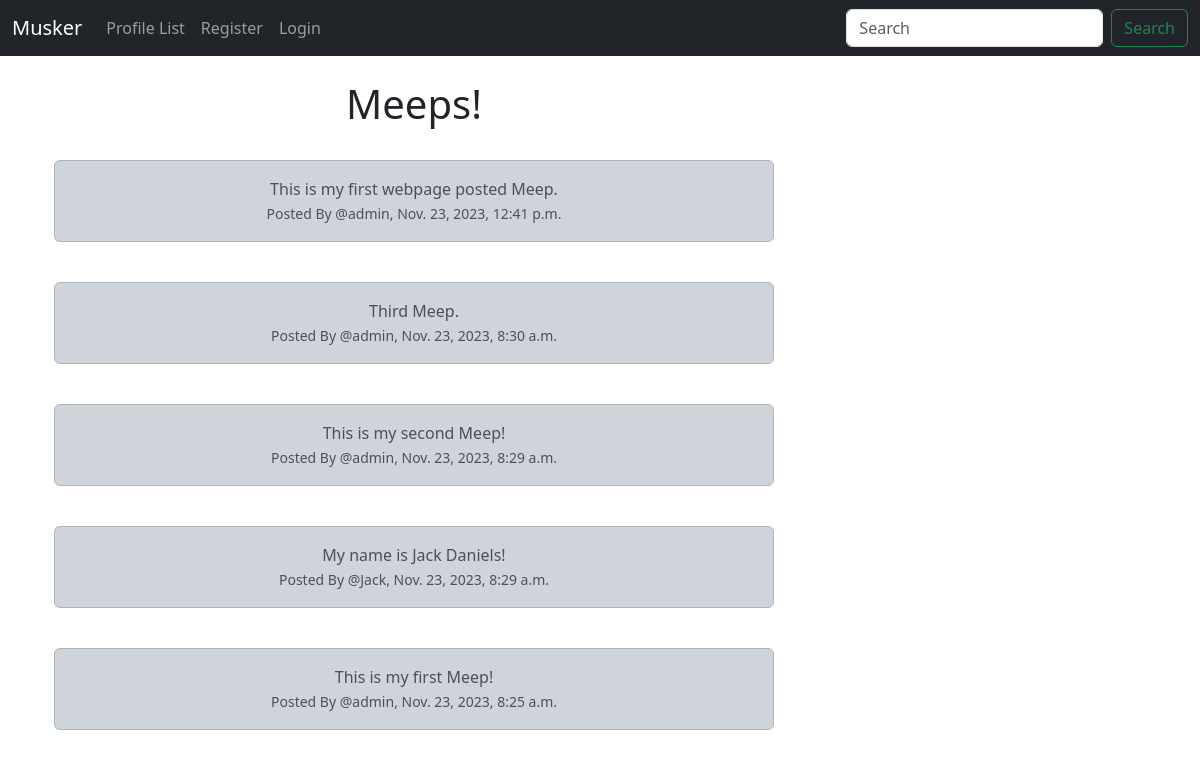
The app's page /, older data.
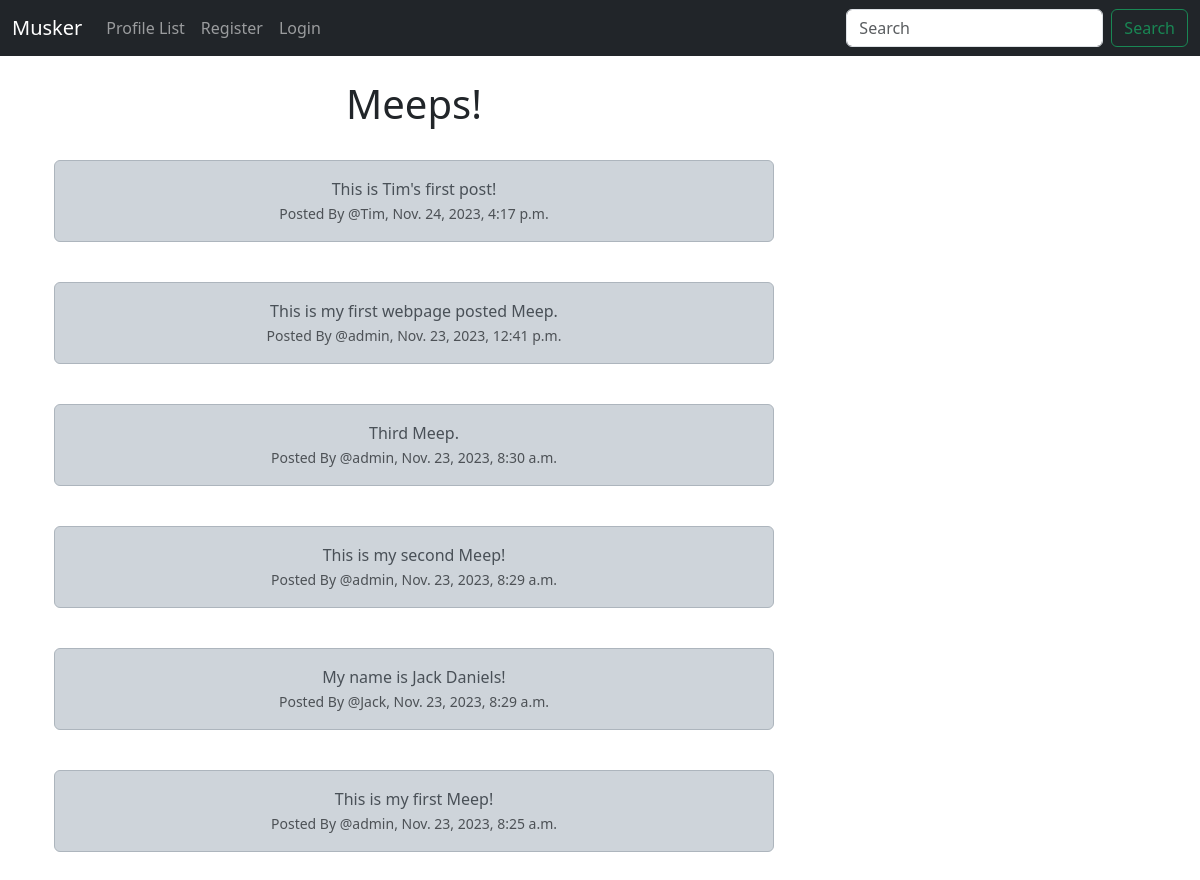
The same page, newer data.
### musker/models.py (models this page shows, shortened)
class Meep(models.Model):
    user = models.ForeignKey(User, related_name='meeps', on_delete=models.DO_NOTHING)
    body = models.CharField(max_length=200)
    created_at = models.DateTimeField(auto_now_add=True)

### musker/views.py (the view)
# urls.py: path('', views.home, name='home'),
def home(request):
	if request.user.is_authenticated:
		form = MeepForm(request.POST or None)
		if request.method == "POST":
			if form.is_valid():
				meep = form.save(commit=False)
				meep.user = request.user
				meep.save()
				messages.success(request, ("Your Meep Has Been Posted!"))
				return redirect('home')
		meeps = Meep.objects.all().order_by("-created_at")
		return render(request, 'home.html', {"meeps":meeps, "form":form})
	else:
		meeps = Meep.objects.all().order_by("-created_at")
		return render(request, 'home.html', {"meeps":meeps})

### musker/templates/home.html (shortened to what this page needs)
{% extends 'base.html' %}
{% block content %}
<div class="container text-center">
    <div class="row">
        <div class="col-8">
    <h1>Meeps!</h1><br/>
    {% for meep in meeps %}
        <div class="alert alert-dark" role="alert">
            {{ meep.body }}
        <br/>
            <small class="text-muted">Posted By @{{ meep.user.username }}, {{ meep.created_at }}</small>
        </div><br/>
    {% endfor %}
</div>
<div class="col-4">
    <br/><br/><br/>
</div>
{% endblock %}

Row changes from the older to the newer data that the page shows:
added Meep: body "This is Tim's first post!", user.username "Tim", created_at "Nov. 24, 2023, 4:17 p.m."
